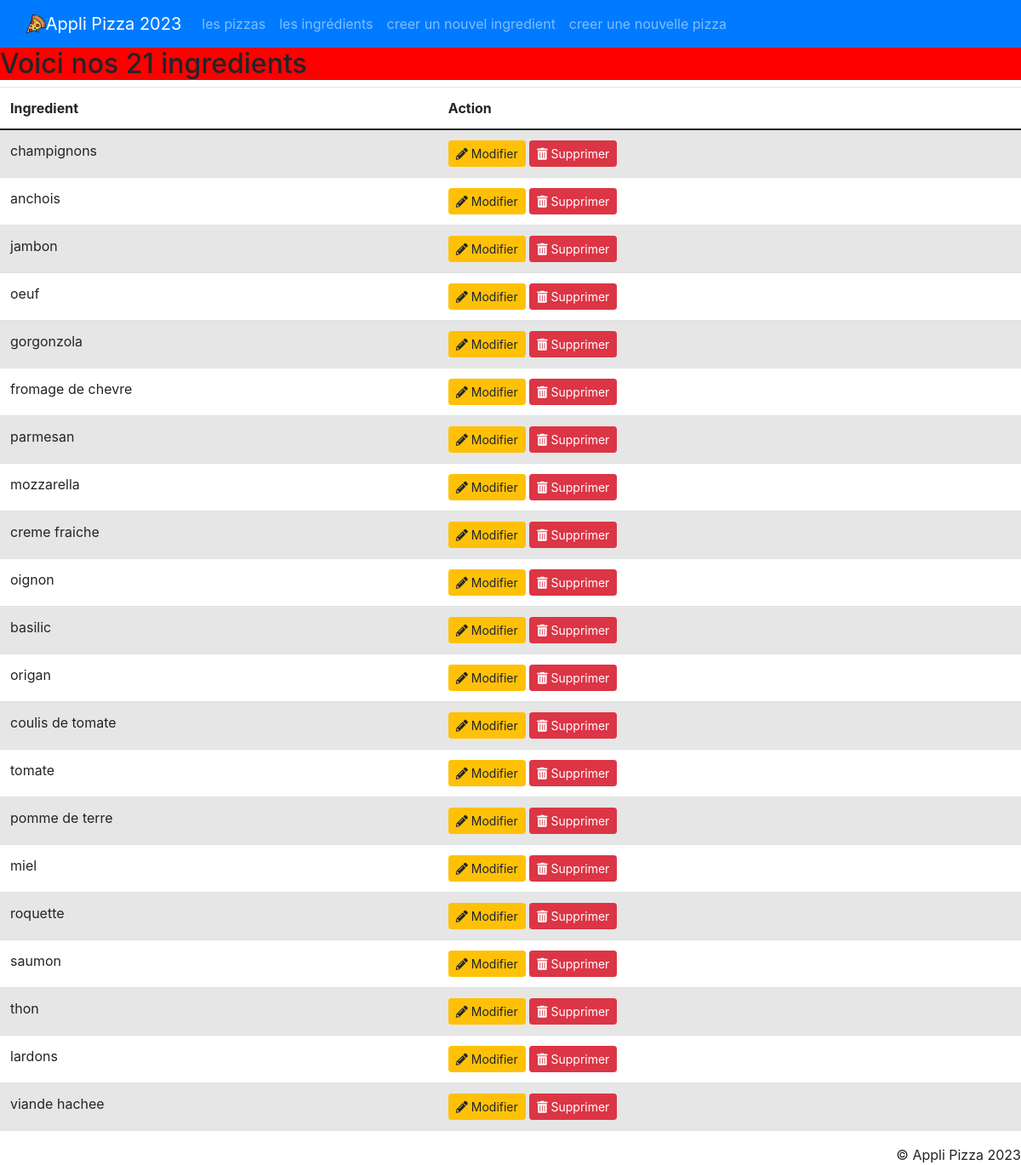
The page /ingredients/ on the database its author committed.
### applipizza/models.py (models this page shows)
class Ingredient (models.Model) :
    idIngredient = models.AutoField(primary_key = True)
    nomIngredient = models.CharField(max_length = 50, verbose_name = 'le nom de l ingredient')
    def __str__(self) -> str :
        return self.nomIngredient

### applipizza/views.py (the view)
# urls.py: path('ingredients/', views.ingredients),
def ingredients(request):
    lesIngredients = Ingredient.objects.all()
    return render(
        request,
        'applipizza/ingredients.html',
        {'ingredients': lesIngredients}
    )

### applipizza/templates/applipizza/ingredients.html (shortened to what this page needs)
{% extends 'applipizza/base.html' %}
{% block main %}
<h2>Voici nos {{ingredients|length}} ingredients</h2>
<table class="table table-striped">
    <thead>
      <tr>
        <th>Ingredient</th>
        <th>Action</th>
      </tr>
    </thead>
    <tbody>
        {% for ing in ingredients %}
        <tr>
            <td>{{ing}}</td>
            <td>
                <a href="/ingredients/{{ ing.idIngredient }}/update/" class="btn btn-warning btn-sm">
                    <i class="fas fa-pencil-alt"></i> Modifier
                </a>
                <a href="/ingredients/{{ ing.idIngredient }}/delete/" class="btn btn-danger btn-sm">
                    <i class="fas fa-trash-alt"></i> Supprimer
                </a>
            </td>
        </tr>
        {% endfor %}
    </tbody>
  </table>
{% endblock %}

### applipizza/static/applipizza/css/style.css (style rules this page uses)
h2 { background-color: red; }
body { display :flex; min-height: 100vh; flex-direction: column; }

### rows shown on the page
Ingredient: nomIngredient "champignons"
Ingredient: nomIngredient "anchois"
Ingredient: nomIngredient "jambon"
Ingredient: nomIngredient "oeuf"
Ingredient: nomIngredient "gorgonzola"
Ingredient: nomIngredient "fromage de chevre"
Ingredient: nomIngredient "parmesan"
Ingredient: nomIngredient "mozzarella"
Ingredient: nomIngredient "creme fraiche"
Ingredient: nomIngredient "oignon"
Ingredient: nomIngredient "basilic"
Ingredient: nomIngredient "origan"
Ingredient: nomIngredient "coulis de tomate"
Ingredient: nomIngredient "tomate"
Ingredient: nomIngredient "pomme de terre"
Ingredient: nomIngredient "miel"
Ingredient: nomIngredient "roquette"
Ingredient: nomIngredient "saumon"
Ingredient: nomIngredient "thon"
Ingredient: nomIngredient "lardons"
Ingredient: nomIngredient "viande hachee"

### other values the page prints
{{ ingredients|length }} "21"
